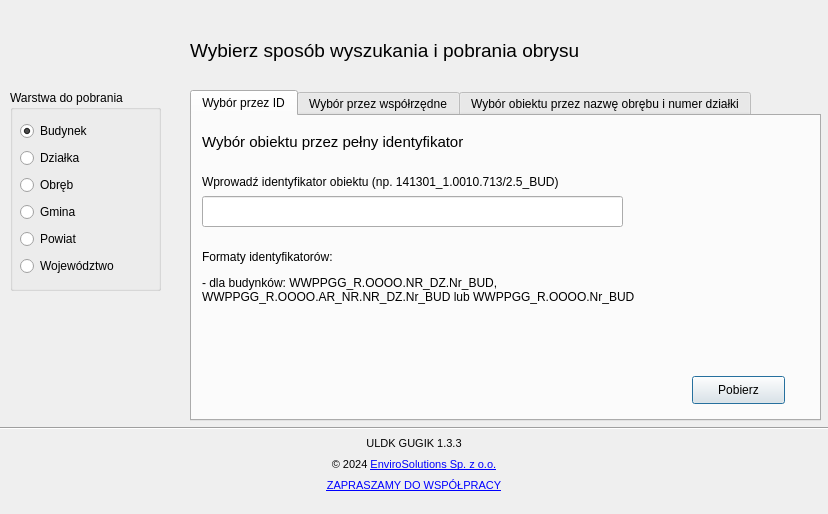
<?xml version="1.0" encoding="UTF-8"?>
<ui version="4.0">
 <class>ULDK_GUGIKDialogBase</class>
 <widget class="QDialog" name="ULDK_GUGIKDialogBase">
  <property name="enabled">
   <bool>true</bool>
  </property>
  <property name="geometry">
   <rect>
    <x>0</x>
    <y>0</y>
    <width>828</width>
    <height>514</height>
   </rect>
  </property>
  <property name="windowTitle">
   <string>ULDK GUGiK 1.3.2</string>
  </property>
  <property name="windowIcon">
   <iconset>
    <normaloff>../images/uldk.svg</normaloff>../images/uldk.svg</iconset>
  </property>
  <widget class="QTabWidget" name="tabWidget">
   <property name="enabled">
    <bool>true</bool>
   </property>
   <property name="geometry">
    <rect>
     <x>190</x>
     <y>90</y>
     <width>631</width>
     <height>331</height>
    </rect>
   </property>
   <property name="currentIndex">
    <number>0</number>
   </property>
   <widget class="QWidget" name="tab1">
    <property name="enabled">
     <bool>true</bool>
    </property>
    <attribute name="title">
     <string>Wybór przez ID</string>
    </attribute>
    <widget class="QLabel" name="img_tab1">
     <property name="geometry">
      <rect>
       <x>430</x>
       <y>0</y>
       <width>121</width>
       <height>111</height>
      </rect>
     </property>
     <property name="text">
      <string/>
     </property>
     <property name="pixmap">
      <pixmap>../images/icon_uldk2.png</pixmap>
     </property>
     <property name="scaledContents">
      <bool>true</bool>
     </property>
    </widget>
    <widget class="QLabel" name="lbl_desc_tab1">
     <property name="geometry">
      <rect>
       <x>10</x>
       <y>10</y>
       <width>421</width>
       <height>31</height>
      </rect>
     </property>
     <property name="font">
      <font>
       <pointsize>11</pointsize>
      </font>
     </property>
     <property name="text">
      <string>Wybór obiektu przez pełny identyfikator</string>
     </property>
    </widget>
    <widget class="QLabel" name="id_label">
     <property name="geometry">
      <rect>
       <x>10</x>
       <y>40</y>
       <width>421</width>
       <height>51</height>
      </rect>
     </property>
     <property name="text">
      <string>Wprowadź identyfikator obiektu (np. 141301_1.0010.713/2.5_BUD)</string>
     </property>
    </widget>
    <widget class="QLineEdit" name="edit_id">
     <property name="geometry">
      <rect>
       <x>10</x>
       <y>80</y>
       <width>421</width>
       <height>31</height>
      </rect>
     </property>
    </widget>
    <widget class="QPushButton" name="btn_download_tab1">
     <property name="enabled">
      <bool>true</bool>
     </property>
     <property name="geometry">
      <rect>
       <x>500</x>
       <y>260</y>
       <width>93</width>
       <height>28</height>
      </rect>
     </property>
     <property name="text">
      <string>Pobierz</string>
     </property>
    </widget>
    <widget class="QLabel" name="label_2">
     <property name="geometry">
      <rect>
       <x>10</x>
       <y>130</y>
       <width>241</width>
       <height>21</height>
      </rect>
     </property>
     <property name="text">
      <string>Formaty identyfikatorów:</string>
     </property>
     <property name="wordWrap">
      <bool>true</bool>
     </property>
    </widget>
    <widget class="QLabel" name="description_label">
     <property name="geometry">
      <rect>
       <x>10</x>
       <y>160</y>
       <width>491</width>
       <height>91</height>
      </rect>
     </property>
     <property name="text">
      <string>- dla budynków: WWPPGG_R.OOOO.NR_DZ.Nr_BUD, WWPPGG_R.OOOO.AR_NR.NR_DZ.Nr_BUD lub WWPPGG_R.OOOO.Nr_BUD</string>
     </property>
     <property name="alignment">
      <set>Qt::AlignLeading|Qt::AlignLeft|Qt::AlignTop</set>
     </property>
     <property name="wordWrap">
      <bool>true</bool>
     </property>
    </widget>
   </widget>
   <widget class="QWidget" name="tab2">
    <property name="enabled">
     <bool>true</bool>
    </property>
    <attribute name="title">
     <string>Wybór przez współrzędne</string>
    </attribute>
    <widget class="QLabel" name="lbl_desc_tab2">
     <property name="enabled">
      <bool>true</bool>
     </property>
     <property name="geometry">
      <rect>
       <x>10</x>
       <y>10</y>
       <width>421</width>
       <height>31</height>
      </rect>
     </property>
     <property name="font">
      <font>
       <pointsize>11</pointsize>
      </font>
     </property>
     <property name="text">
      <string>Wybór obiektu przez współrzędne</string>
     </property>
    </widget>
    <widget class="QLabel" name="img_tab2">
     <property name="geometry">
      <rect>
       <x>330</x>
       <y>60</y>
       <width>141</width>
       <height>141</height>
      </rect>
     </property>
     <property name="text">
      <string/>
     </property>
     <property name="pixmap">
      <pixmap>../images/coords.png</pixmap>
     </property>
     <property name="scaledContents">
      <bool>true</bool>
     </property>
    </widget>
    <widget class="QLabel" name="label_12">
     <property name="geometry">
      <rect>
       <x>20</x>
       <y>220</y>
       <width>55</width>
       <height>16</height>
      </rect>
     </property>
     <property name="text">
      <string>lub</string>
     </property>
    </widget>
    <widget class="QGroupBox" name="groupBox_2">
     <property name="enabled">
      <bool>true</bool>
     </property>
     <property name="geometry">
      <rect>
       <x>10</x>
       <y>50</y>
       <width>281</width>
       <height>161</height>
      </rect>
     </property>
     <property name="title">
      <string/>
     </property>
     <widget class="QLabel" name="label_11">
      <property name="geometry">
       <rect>
        <x>20</x>
        <y>10</y>
        <width>151</width>
        <height>16</height>
       </rect>
      </property>
      <property name="text">
       <string>Wprowadź współrzędne</string>
      </property>
     </widget>
     <widget class="QgsProjectionSelectionWidget" name="projectionWidget">
      <property name="geometry">
       <rect>
        <x>10</x>
        <y>110</y>
        <width>221</width>
        <height>27</height>
       </rect>
      </property>
      <property name="mouseTracking">
       <bool>false</bool>
      </property>
      <property name="contextMenuPolicy">
       <enum>Qt::CustomContextMenu</enum>
      </property>
      <property name="layoutDirection">
       <enum>Qt::RightToLeft</enum>
      </property>
      <property name="inputMethodHints">
       <set>Qt::ImhDigitsOnly</set>
      </property>
     </widget>
     <widget class="QLabel" name="label_9">
      <property name="geometry">
       <rect>
        <x>20</x>
        <y>70</y>
        <width>16</width>
        <height>16</height>
       </rect>
      </property>
      <property name="text">
       <string>Y</string>
      </property>
     </widget>
     <widget class="QLabel" name="label_8">
      <property name="geometry">
       <rect>
        <x>20</x>
        <y>40</y>
        <width>16</width>
        <height>16</height>
       </rect>
      </property>
      <property name="text">
       <string>X</string>
      </property>
     </widget>
     <widget class="QgsDoubleSpinBox" name="doubleSpinBoxX">
      <property name="geometry">
       <rect>
        <x>50</x>
        <y>37</y>
        <width>131</width>
        <height>22</height>
       </rect>
      </property>
      <property name="buttonSymbols">
       <enum>QAbstractSpinBox::NoButtons</enum>
      </property>
      <property name="decimals">
       <number>6</number>
      </property>
      <property name="maximum">
       <double>1000000000.000000000000000</double>
      </property>
     </widget>
     <widget class="QgsDoubleSpinBox" name="doubleSpinBoxY">
      <property name="geometry">
       <rect>
        <x>50</x>
        <y>70</y>
        <width>131</width>
        <height>22</height>
       </rect>
      </property>
      <property name="buttonSymbols">
       <enum>QAbstractSpinBox::NoButtons</enum>
      </property>
      <property name="decimals">
       <number>6</number>
      </property>
      <property name="maximum">
       <double>1000000000.000000000000000</double>
      </property>
     </widget>
    </widget>
    <widget class="QWidget" name="horizontalLayoutWidget_2">
     <property name="geometry">
      <rect>
       <x>20</x>
       <y>250</y>
       <width>431</width>
       <height>32</height>
      </rect>
     </property>
     <layout class="QHBoxLayout" name="horizontalLayout_2">
      <item>
       <widget class="QPushButton" name="btn_frommap">
        <property name="enabled">
         <bool>true</bool>
        </property>
        <property name="sizePolicy">
         <sizepolicy hsizetype="Minimum" vsizetype="Minimum">
          <horstretch>0</horstretch>
          <verstretch>0</verstretch>
         </sizepolicy>
        </property>
        <property name="minimumSize">
         <size>
          <width>220</width>
          <height>0</height>
         </size>
        </property>
        <property name="maximumSize">
         <size>
          <width>500</width>
          <height>16777215</height>
         </size>
        </property>
        <property name="text">
         <string>Wskaż punkt na mapie (ALT + F)</string>
        </property>
       </widget>
      </item>
      <item>
       <spacer name="horizontalSpacer">
        <property name="orientation">
         <enum>Qt::Horizontal</enum>
        </property>
        <property name="sizeHint" stdset="0">
         <size>
          <width>20</width>
          <height>20</height>
         </size>
        </property>
       </spacer>
      </item>
      <item>
       <widget class="QPushButton" name="btn_download_tab2">
        <property name="enabled">
         <bool>true</bool>
        </property>
        <property name="sizePolicy">
         <sizepolicy hsizetype="Minimum" vsizetype="Minimum">
          <horstretch>100</horstretch>
          <verstretch>0</verstretch>
         </sizepolicy>
        </property>
        <property name="maximumSize">
         <size>
          <width>100</width>
          <height>16777215</height>
         </size>
        </property>
        <property name="text">
         <string>Pobierz</string>
        </property>
       </widget>
      </item>
     </layout>
    </widget>
   </widget>
   <widget class="QWidget" name="tab3">
    <property name="enabled">
     <bool>true</bool>
    </property>
    <attribute name="title">
     <string>Wybór obiektu przez nazwę obrębu i numer działki</string>
    </attribute>
    <widget class="QLabel" name="lbl_desc_tab3">
     <property name="geometry">
      <rect>
       <x>10</x>
       <y>10</y>
       <width>421</width>
       <height>31</height>
      </rect>
     </property>
     <property name="font">
      <font>
       <pointsize>11</pointsize>
      </font>
     </property>
     <property name="text">
      <string>Wybór obiektu przez nazwę obrębu i numer działki</string>
     </property>
    </widget>
    <widget class="QLabel" name="label_13">
     <property name="geometry">
      <rect>
       <x>10</x>
       <y>180</y>
       <width>421</width>
       <height>51</height>
      </rect>
     </property>
     <property name="text">
      <string>Wprowadź numer działki (np. 6509):</string>
     </property>
    </widget>
    <widget class="QComboBox" name="wojcomboBox">
     <property name="geometry">
      <rect>
       <x>10</x>
       <y>40</y>
       <width>211</width>
       <height>22</height>
      </rect>
     </property>
     <property name="editable">
      <bool>true</bool>
     </property>
    </widget>
    <widget class="QComboBox" name="powcomboBox">
     <property name="geometry">
      <rect>
       <x>10</x>
       <y>70</y>
       <width>211</width>
       <height>22</height>
      </rect>
     </property>
     <property name="editable">
      <bool>true</bool>
     </property>
    </widget>
    <widget class="QComboBox" name="gmicomboBox">
     <property name="geometry">
      <rect>
       <x>10</x>
       <y>100</y>
       <width>211</width>
       <height>22</height>
      </rect>
     </property>
     <property name="editable">
      <bool>true</bool>
     </property>
    </widget>
    <widget class="QComboBox" name="obrcomboBox">
     <property name="geometry">
      <rect>
       <x>10</x>
       <y>130</y>
       <width>211</width>
       <height>22</height>
      </rect>
     </property>
     <property name="editable">
      <bool>true</bool>
     </property>
    </widget>
    <widget class="QLabel" name="label_15">
     <property name="geometry">
      <rect>
       <x>230</x>
       <y>40</y>
       <width>371</width>
       <height>21</height>
      </rect>
     </property>
     <property name="minimumSize">
      <size>
       <width>300</width>
       <height>0</height>
      </size>
     </property>
     <property name="text">
      <string>Wybierz województwo</string>
     </property>
    </widget>
    <widget class="QLabel" name="label_16">
     <property name="geometry">
      <rect>
       <x>230</x>
       <y>70</y>
       <width>341</width>
       <height>21</height>
      </rect>
     </property>
     <property name="minimumSize">
      <size>
       <width>300</width>
       <height>0</height>
      </size>
     </property>
     <property name="text">
      <string>Wybierz powiat</string>
     </property>
    </widget>
    <widget class="QLabel" name="label_17">
     <property name="geometry">
      <rect>
       <x>230</x>
       <y>100</y>
       <width>300</width>
       <height>21</height>
      </rect>
     </property>
     <property name="minimumSize">
      <size>
       <width>300</width>
       <height>0</height>
      </size>
     </property>
     <property name="text">
      <string>Wybierz gminę</string>
     </property>
    </widget>
    <widget class="QLabel" name="label_18">
     <property name="geometry">
      <rect>
       <x>230</x>
       <y>130</y>
       <width>300</width>
       <height>21</height>
      </rect>
     </property>
     <property name="minimumSize">
      <size>
       <width>300</width>
       <height>0</height>
      </size>
     </property>
     <property name="text">
      <string>Wybierz obręb</string>
     </property>
    </widget>
    <widget class="QWidget" name="horizontalLayoutWidget_3">
     <property name="geometry">
      <rect>
       <x>10</x>
       <y>220</y>
       <width>481</width>
       <height>41</height>
      </rect>
     </property>
     <layout class="QHBoxLayout" name="horizontalLayout_3">
      <item>
       <widget class="QLineEdit" name="parcel_lineedit">
        <property name="minimumSize">
         <size>
          <width>310</width>
          <height>0</height>
         </size>
        </property>
        <property name="text">
         <string/>
        </property>
       </widget>
      </item>
      <item>
       <spacer name="horizontalSpacer_2">
        <property name="orientation">
         <enum>Qt::Horizontal</enum>
        </property>
        <property name="sizeHint" stdset="0">
         <size>
          <width>20</width>
          <height>20</height>
         </size>
        </property>
       </spacer>
      </item>
      <item>
       <widget class="QPushButton" name="btn_download_tab3">
        <property name="enabled">
         <bool>false</bool>
        </property>
        <property name="text">
         <string>Pobierz</string>
        </property>
       </widget>
      </item>
     </layout>
    </widget>
    <widget class="QComboBox" name="arkcomboBox">
     <property name="geometry">
      <rect>
       <x>10</x>
       <y>160</y>
       <width>211</width>
       <height>22</height>
      </rect>
     </property>
     <property name="editable">
      <bool>true</bool>
     </property>
    </widget>
    <widget class="QLabel" name="label_19">
     <property name="geometry">
      <rect>
       <x>230</x>
       <y>160</y>
       <width>300</width>
       <height>21</height>
      </rect>
     </property>
     <property name="minimumSize">
      <size>
       <width>300</width>
       <height>0</height>
      </size>
     </property>
     <property name="text">
      <string>Wybierz arkusz</string>
     </property>
    </widget>
    <widget class="QWidget" name="horizontalLayoutWidget_4">
     <property name="geometry">
      <rect>
       <x>350</x>
       <y>170</y>
       <width>153</width>
       <height>51</height>
      </rect>
     </property>
     <layout class="QHBoxLayout" name="horizontalLayout_4">
      <item>
       <spacer name="horizontalSpacer_3">
        <property name="orientation">
         <enum>Qt::Horizontal</enum>
        </property>
        <property name="sizeHint" stdset="0">
         <size>
          <width>40</width>
          <height>20</height>
         </size>
        </property>
       </spacer>
      </item>
      <item>
       <widget class="QPushButton" name="btn_search_tab3">
        <property name="enabled">
         <bool>true</bool>
        </property>
        <property name="sizePolicy">
         <sizepolicy hsizetype="Minimum" vsizetype="Maximum">
          <horstretch>0</horstretch>
          <verstretch>0</verstretch>
         </sizepolicy>
        </property>
        <property name="text">
         <string>Wyszukaj działkę</string>
        </property>
       </widget>
      </item>
     </layout>
    </widget>
   </widget>
  </widget>
  <widget class="QGroupBox" name="groupBox">
   <property name="geometry">
    <rect>
     <x>10</x>
     <y>90</y>
     <width>151</width>
     <height>201</height>
    </rect>
   </property>
   <property name="title">
    <string>Warstwa do pobrania</string>
   </property>
   <widget class="QWidget" name="layoutWidget">
    <property name="geometry">
     <rect>
      <x>10</x>
      <y>30</y>
      <width>112</width>
      <height>161</height>
     </rect>
    </property>
    <layout class="QVBoxLayout" name="verticalLayout">
     <item>
      <widget class="QRadioButton" name="rdb_bu">
       <property name="enabled">
        <bool>true</bool>
       </property>
       <property name="text">
        <string>Budynek</string>
       </property>
       <property name="checkable">
        <bool>true</bool>
       </property>
       <property name="checked">
        <bool>true</bool>
       </property>
      </widget>
     </item>
     <item>
      <widget class="QRadioButton" name="rdb_dz">
       <property name="enabled">
        <bool>true</bool>
       </property>
       <property name="text">
        <string>Działka</string>
       </property>
       <property name="checkable">
        <bool>true</bool>
       </property>
       <property name="checked">
        <bool>false</bool>
       </property>
      </widget>
     </item>
     <item>
      <widget class="QRadioButton" name="rdb_ob">
       <property name="text">
        <string>Obręb</string>
       </property>
      </widget>
     </item>
     <item>
      <widget class="QRadioButton" name="rdb_gm">
       <property name="text">
        <string>Gmina</string>
       </property>
      </widget>
     </item>
     <item>
      <widget class="QRadioButton" name="rdb_pw">
       <property name="text">
        <string>Powiat</string>
       </property>
      </widget>
     </item>
     <item>
      <widget class="QRadioButton" name="rdb_wo">
       <property name="text">
        <string>Województwo</string>
       </property>
      </widget>
     </item>
    </layout>
   </widget>
  </widget>
  <widget class="QLabel" name="lbl_title">
   <property name="geometry">
    <rect>
     <x>190</x>
     <y>30</y>
     <width>471</width>
     <height>41</height>
    </rect>
   </property>
   <property name="font">
    <font>
     <pointsize>14</pointsize>
    </font>
   </property>
   <property name="text">
    <string>Wybierz sposób wyszukania i pobrania obrysu</string>
   </property>
  </widget>
  <widget class="QFrame" name="frame_9">
   <property name="geometry">
    <rect>
     <x>-10</x>
     <y>430</y>
     <width>871</width>
     <height>71</height>
    </rect>
   </property>
   <property name="maximumSize">
    <size>
     <width>16777215</width>
     <height>100</height>
    </size>
   </property>
   <property name="frameShape">
    <enum>QFrame::NoFrame</enum>
   </property>
   <property name="frameShadow">
    <enum>QFrame::Raised</enum>
   </property>
   <layout class="QVBoxLayout" name="verticalLayout_6">
    <property name="leftMargin">
     <number>6</number>
    </property>
    <property name="topMargin">
     <number>0</number>
    </property>
    <property name="rightMargin">
     <number>6</number>
    </property>
    <property name="bottomMargin">
     <number>0</number>
    </property>
    <item>
     <layout class="QHBoxLayout" name="horizontalLayout_6">
      <property name="spacing">
       <number>0</number>
      </property>
      <property name="leftMargin">
       <number>12</number>
      </property>
      <property name="topMargin">
       <number>0</number>
      </property>
      <property name="rightMargin">
       <number>35</number>
      </property>
      <property name="bottomMargin">
       <number>0</number>
      </property>
      <item>
       <widget class="QLabel" name="img_main">
        <property name="sizePolicy">
         <sizepolicy hsizetype="Maximum" vsizetype="Minimum">
          <horstretch>0</horstretch>
          <verstretch>0</verstretch>
         </sizepolicy>
        </property>
        <property name="maximumSize">
         <size>
          <width>70</width>
          <height>70</height>
         </size>
        </property>
        <property name="text">
         <string/>
        </property>
        <property name="pixmap">
         <pixmap>../images/uldk.svg</pixmap>
        </property>
        <property name="scaledContents">
         <bool>true</bool>
        </property>
        <property name="margin">
         <number>9</number>
        </property>
       </widget>
      </item>
      <item>
       <layout class="QGridLayout" name="gridLayout_4">
        <property name="horizontalSpacing">
         <number>7</number>
        </property>
        <property name="verticalSpacing">
         <number>0</number>
        </property>
        <item row="1" column="0">
         <widget class="QLabel" name="lbl_copyrights">
          <property name="maximumSize">
           <size>
            <width>16777215</width>
            <height>15</height>
           </size>
          </property>
          <property name="font">
           <font>
            <pointsize>8</pointsize>
           </font>
          </property>
          <property name="text">
           <string>&lt;html&gt;&lt;head/&gt;&lt;body&gt;&lt;p&gt;© 2024 &lt;a href=&quot;http://www.envirosolutions.pl/&quot;&gt;&lt;span style=&quot; text-decoration: underline; color:#0000ff;&quot;&gt;EnviroSolutions Sp. z o.o.&lt;/span&gt;&lt;/a&gt;&lt;/p&gt;&lt;/body&gt;&lt;/html&gt;</string>
          </property>
          <property name="textFormat">
           <enum>Qt::RichText</enum>
          </property>
          <property name="alignment">
           <set>Qt::AlignCenter</set>
          </property>
          <property name="openExternalLinks">
           <bool>true</bool>
          </property>
          <property name="textInteractionFlags">
           <set>Qt::TextBrowserInteraction</set>
          </property>
         </widget>
        </item>
        <item row="0" column="0">
         <widget class="QLabel" name="lbl_pluginVersion">
          <property name="maximumSize">
           <size>
            <width>16777215</width>
            <height>15</height>
           </size>
          </property>
          <property name="font">
           <font>
            <pointsize>8</pointsize>
           </font>
          </property>
          <property name="text">
           <string>ULDK GUGIK 1.3.3</string>
          </property>
          <property name="alignment">
           <set>Qt::AlignCenter</set>
          </property>
         </widget>
        </item>
        <item row="2" column="0">
         <widget class="QLabel" name="lbl_email">
          <property name="maximumSize">
           <size>
            <width>16777215</width>
            <height>15</height>
           </size>
          </property>
          <property name="font">
           <font>
            <pointsize>8</pointsize>
           </font>
          </property>
          <property name="text">
           <string>&lt;html&gt;&lt;head/&gt;&lt;body&gt;&lt;p&gt;&lt;a href=&quot;mailto:office@envirosolutions.pl&quot;&gt;&lt;span style=&quot; text-decoration: underline; color:#0000ff;&quot;&gt;ZAPRASZAMY DO WSPÓŁPRACY&lt;/span&gt;&lt;/a&gt;&lt;/p&gt;&lt;/body&gt;&lt;/html&gt;</string>
          </property>
          <property name="textFormat">
           <enum>Qt::RichText</enum>
          </property>
          <property name="alignment">
           <set>Qt::AlignCenter</set>
          </property>
          <property name="openExternalLinks">
           <bool>true</bool>
          </property>
          <property name="textInteractionFlags">
           <set>Qt::TextBrowserInteraction</set>
          </property>
         </widget>
        </item>
       </layout>
      </item>
      <item>
       <widget class="QLabel" name="label_6">
        <property name="sizePolicy">
         <sizepolicy hsizetype="Maximum" vsizetype="Minimum">
          <horstretch>0</horstretch>
          <verstretch>0</verstretch>
         </sizepolicy>
        </property>
        <property name="maximumSize">
         <size>
          <width>70</width>
          <height>70</height>
         </size>
        </property>
        <property name="font">
         <font>
          <pointsize>19</pointsize>
         </font>
        </property>
        <property name="mouseTracking">
         <bool>true</bool>
        </property>
        <property name="text">
         <string/>
        </property>
        <property name="pixmap">
         <pixmap>../images/es_logo.svg</pixmap>
        </property>
        <property name="scaledContents">
         <bool>true</bool>
        </property>
        <property name="margin">
         <number>0</number>
        </property>
       </widget>
      </item>
     </layout>
    </item>
   </layout>
  </widget>
  <widget class="Line" name="line_3">
   <property name="geometry">
    <rect>
     <x>0</x>
     <y>420</y>
     <width>861</width>
     <height>16</height>
    </rect>
   </property>
   <property name="orientation">
    <enum>Qt::Horizontal</enum>
   </property>
  </widget>
 </widget>
 <customwidgets>
  <customwidget>
   <class>QgsDoubleSpinBox</class>
   <extends>QDoubleSpinBox</extends>
   <header>qgsdoublespinbox.h</header>
  </customwidget>
  <customwidget>
   <class>QgsProjectionSelectionWidget</class>
   <extends>QWidget</extends>
   <header>qgsprojectionselectionwidget.h</header>
  </customwidget>
 </customwidgets>
 <tabstops>
  <tabstop>tabWidget</tabstop>
  <tabstop>rdb_dz</tabstop>
  <tabstop>rdb_ob</tabstop>
  <tabstop>rdb_gm</tabstop>
  <tabstop>rdb_pw</tabstop>
  <tabstop>rdb_wo</tabstop>
  <tabstop>edit_id</tabstop>
  <tabstop>btn_download_tab1</tabstop>
  <tabstop>btn_frommap</tabstop>
  <tabstop>btn_download_tab2</tabstop>
  <tabstop>wojcomboBox</tabstop>
  <tabstop>powcomboBox</tabstop>
  <tabstop>gmicomboBox</tabstop>
  <tabstop>obrcomboBox</tabstop>
  <tabstop>arkcomboBox</tabstop>
  <tabstop>parcel_lineedit</tabstop>
  <tabstop>btn_search_tab3</tabstop>
  <tabstop>btn_download_tab3</tabstop>
 </tabstops>
 <resources/>
 <connections/>
</ui>
